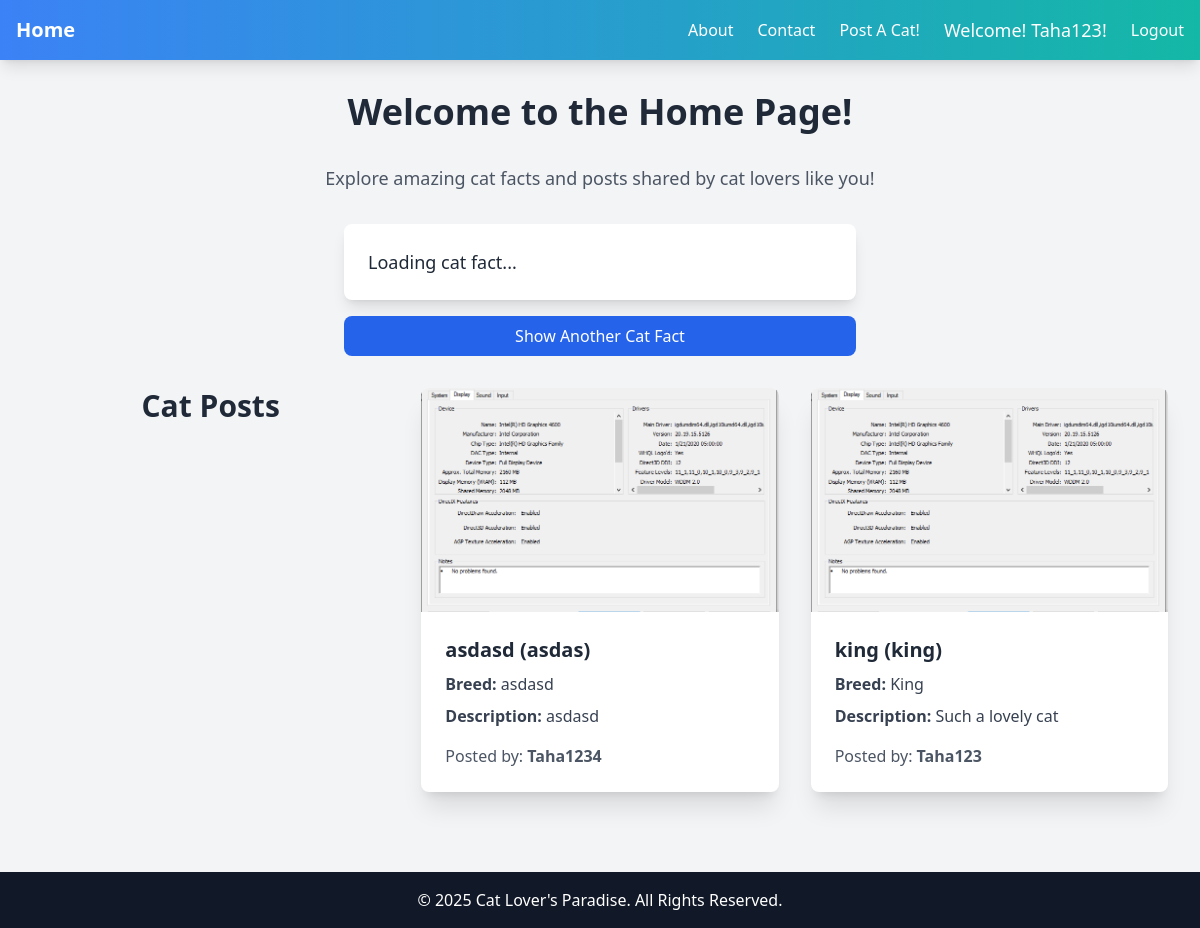
Screenshot of / (signed in) with the database file from the repository.
### myapp/models.py (models this page shows, shortened)
class CustomUser(AbstractUser):
    pass

class CatPost(models.Model):
    user = models.ForeignKey(CustomUser, on_delete=models.CASCADE)  # Use CustomUser here
    cat_name = models.CharField(max_length=100)
    breed = models.CharField(max_length=100)
    pet_name = models.CharField(max_length=100)
    description = models.TextField()
    image = models.ImageField(upload_to='cat_images/', blank=True, null=True)
    created_at = models.DateTimeField(auto_now_add=True)

### myapp/views.py (the view)
# urls.py: path('', views.home, name='home'),
def home(request):
    cat_posts = CatPost.objects.all().order_by('-created_at')  # Order by creation date (most recent first)
    return render(request, 'home.html', {'cat_posts': cat_posts})

### myapp/templates/home.html (shortened to what this page needs)
<!DOCTYPE html>
<html lang="en">
<head>
    <script src="https://cdn.tailwindcss.com"></script>
</head>
<body class="bg-gray-100 font-sans">
    <nav class="bg-gradient-to-r from-blue-500 to-teal-500 p-4 shadow-lg">
        <div class="max-w-7xl mx-auto flex justify-between items-center text-white">
            <div class="text-xl font-semibold hover:text-gray-300 transition duration-300">
                <a href="/">Home</a>
            </div>
            <div class="flex items-center space-x-6">
                <a href="/about/" class="hover:text-gray-200">About</a>
                <a href="/contact/" class="hover:text-gray-200">Contact</a>
                <a href="/post-cat/" class="hover:text-gray-200">Post A Cat!</a>
                {% if user.is_authenticated %}
                    <span class="text-lg">Welcome! {{ user.username }}!</span>
                    <a href="/logout/" class="hover:text-gray-200">Logout</a>
                {% else %}
                    <a href="/login/" class="hover:text-gray-200">Login</a>
                    <a href="/register/" class="hover:text-gray-200">Register</a>
                {% endif %}
            </div>
        </div>
    </nav>
    <div class="max-w-7xl mx-auto p-8 space-y-8">
        <h1 class="text-4xl font-bold text-center text-gray-800">Welcome to the Home Page!</h1>
        <p class="text-center text-lg text-gray-600">Explore amazing cat facts and posts shared by cat lovers like you!</p>
        <div id="cat-facts-container" class="mt-8 max-w-lg mx-auto">
            <div id="cat-fact-card" class="bg-white shadow-lg rounded-lg p-6 mb-4 transition-transform transform hover:scale-105">
                <p id="cat-fact" class="text-lg text-gray-800">Loading cat fact...</p>
            </div>
            <button id="get-another-fact" class="bg-blue-600 text-white px-6 py-2 rounded-lg hover:bg-blue-500 w-full transition-all duration-300 transform hover:scale-105">
                Show Another Cat Fact
            </button>
        </div>
        <div id="cat-posts-container" class="mt-8 grid grid-cols-1 sm:grid-cols-2 lg:grid-cols-3 gap-8">
            <h2 class="text-3xl font-semibold text-center text-gray-800 mb-6">Cat Posts</h2>
            {% for post in cat_posts %}
                <div class="bg-white shadow-xl rounded-lg overflow-hidden transform hover:scale-105 transition-all duration-300">
                    <img src="{{ post.image.url }}" alt="{{ post.cat_name }}" class="w-full h-56 object-cover">
                    <div class="p-6">
                        <h3 class="text-xl font-semibold text-gray-800">{{ post.cat_name }} ({{ post.pet_name }})</h3>
                        <p class="text-gray-700 mt-2"><strong>Breed:</strong> {{ post.breed }}</p>
                        <p class="text-gray-700 mt-2"><strong>Description:</strong> {{ post.description }}</p>
                        <p class="text-gray-600 mt-4">Posted by: <strong>{{ post.user.username }}</strong></p>
                    </div>
                </div>
            {% empty %}
                <p class="text-center text-gray-500">No cat posts available.</p>
            {% endfor %}
        </div>
    </div>
    <footer class="bg-gray-900 text-white py-4 mt-12">
        <div class="max-w-7xl mx-auto text-center">
            <p>&copy; 2025 Cat Lover's Paradise. All Rights Reserved.</p>
        </div>
    </footer>
</body>
</html>

### rows the page displays
CustomUser: username "Taha123"
CatPost: image (picture), cat_name "asdasd", pet_name "asdas", breed "asdasd", description "asdasd", user.username "Taha1234"
CatPost: image (picture), cat_name "king", pet_name "king", breed "King", description "Such a lovely cat", user.username "Taha123"
